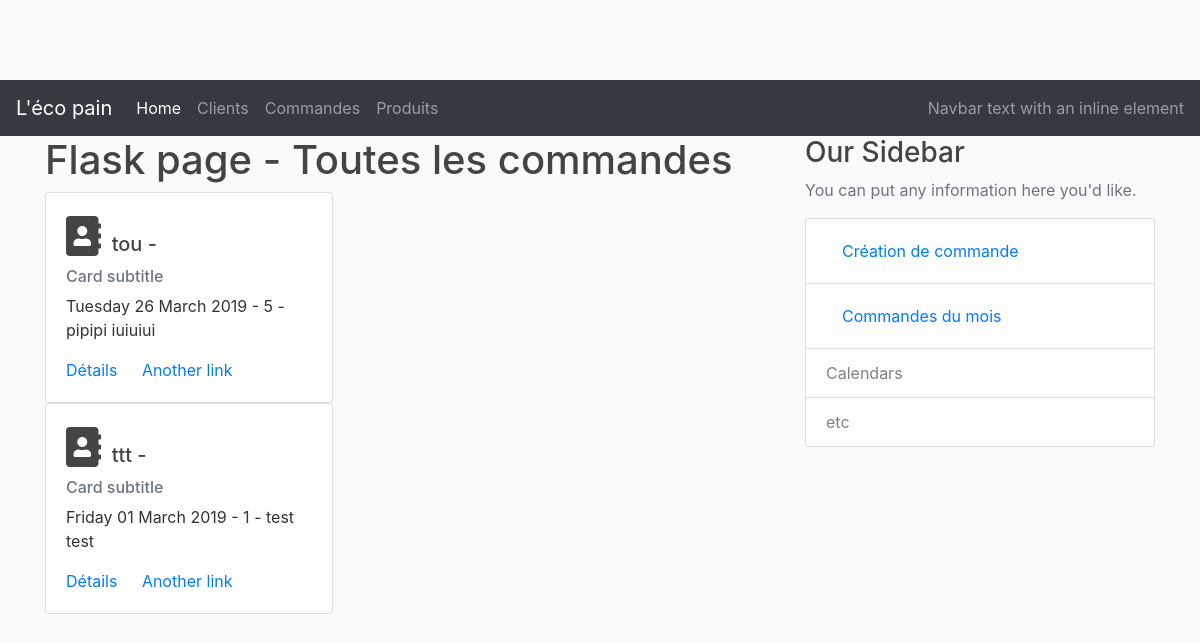
The page /orders on the database as committed earlier.
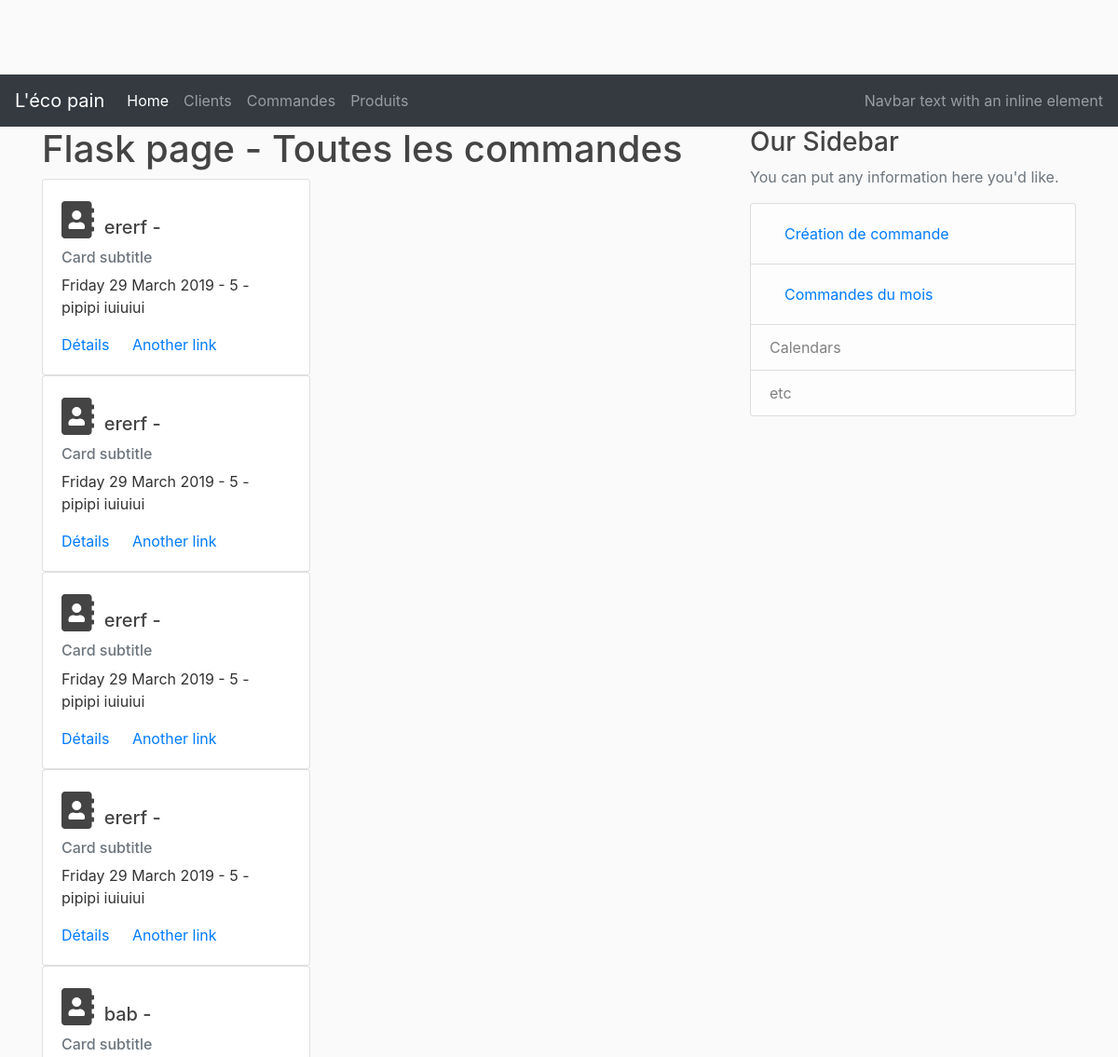
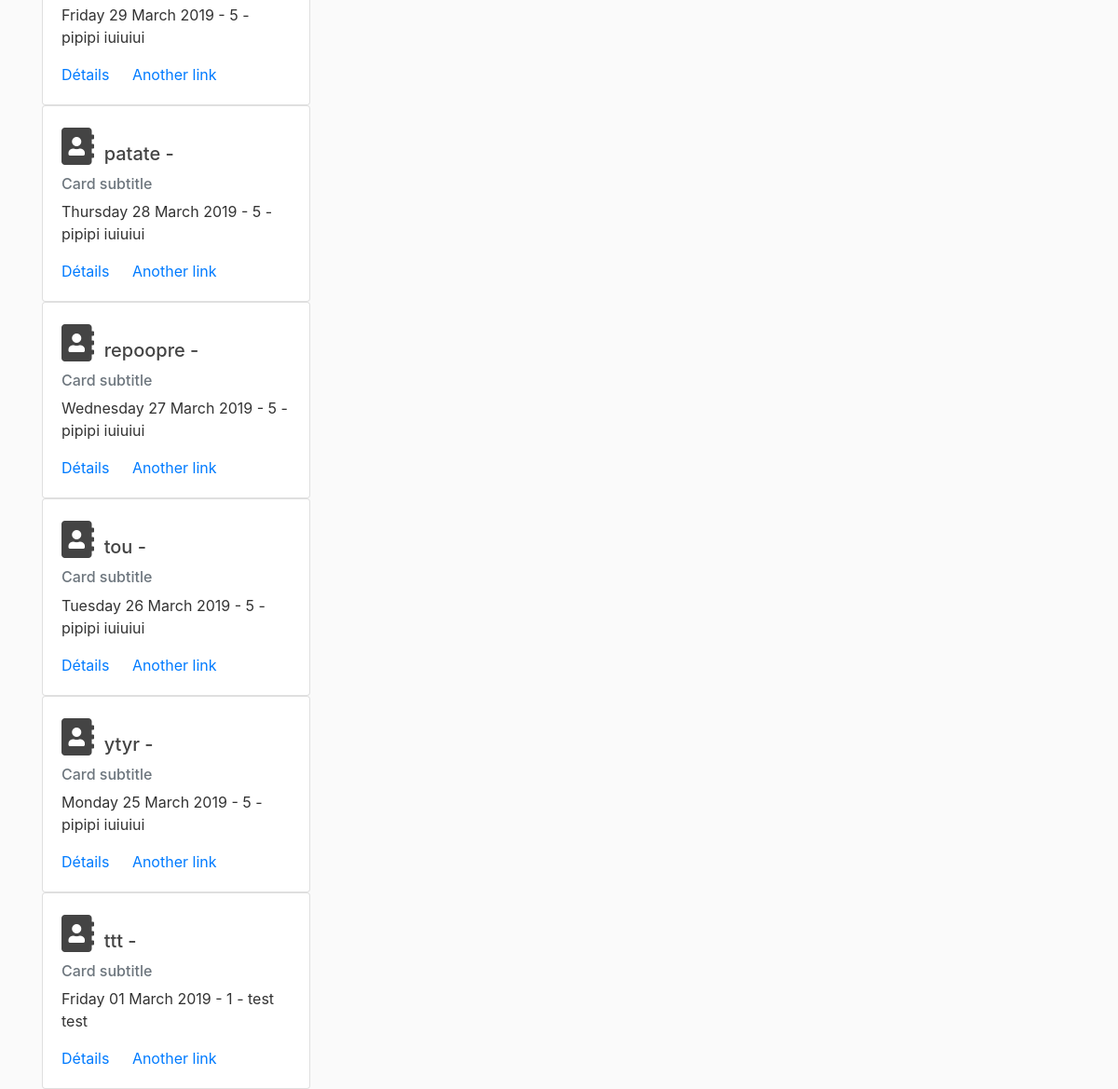
The same page on the database as committed later (2 pictures, top to bottom).
### lecopain/models.py (models this page shows, shortened)
class Order(db.Model):
    __tablename__ = 'orders'
    id = db.Column(db.Integer, primary_key=True)
    title = db.Column(db.String(50), nullable=False)
    order_dt = db.Column(db.DateTime)
    created_at = db.Column(db.DateTime, nullable=False, default=datetime.utcnow)
    customer_id = db.Column(db.Integer, db.ForeignKey('customers.id'), nullable=False)

### lecopain/routes.py (the view)
@app.route("/orders", methods=['GET', 'POST'])
def orders():
    orders = Order.query.order_by(Order.order_dt.desc()).all()
    customerMap = {}
    for order in orders :
        customer = Customer.query.get_or_404(order.customer_id)
        customerMap[customer.id] = str(customer.firstname + " " + customer.lastname)
        print("addd : " + customerMap[customer.id])
    for item in customerMap.items() :
        print (str(item))
    return render_template('/orders/orders.html', orders=orders, customerMap=customerMap, title="Toutes les commandes")

### lecopain/templates/orders/orders.html
{% extends "layout.html" %}
{% block content %}
    {% for order in orders %}
    <div class="card" style="width: 18rem;">
        <div class="card-body">
            <h5 class="card-title">
                    <span style="font-size: 2em;">
                            <i class="fas fa-address-book "></i>
                    </span>
                    {{order.title}} - {{order.status}}</h5>
            <h6 class="card-subtitle mb-2 text-muted">Card subtitle</h6>
            <p class="card-text">{{ order.order_dt.strftime('%A %d %B %Y') }} - {{ order.customer_id }} - {{customerMap[order.customer_id]}}</p>
            <a href="/orders/{{order.id}}" class="card-link">Détails</a>
            <a href="#" class="card-link">Another link</a>
        </div>
    </div>
    {% endfor %}
{% endblock %}
{% block right_menu %}
<div class="content-section">
    <h3>Our Sidebar</h3>
    <p class='text-muted'>You can put any information here you'd like.
        <ul class="list-group">
        <li class="list-group-item list-group-item-light">
                <a class="nav-link" href="/orders/new">Création de commande</a></li>
        <li class="list-group-item list-group-item-light">
                <a class="nav-link" href="/orders/month/0">Commandes du mois</a></li>
        <li class="list-group-item list-group-item-light">Calendars</li>
        <li class="list-group-item list-group-item-light">etc</li>
        </ul>
    </p>
</div>
{% endblock %}

### lecopain/templates/layout.html (shortened to what this page needs)
<!DOCTYPE html>
<html>
    <head>
        <link rel="stylesheet" href="https://stackpath.bootstrapcdn.com/bootstrap/4.2.1/css/bootstrap.min.css" />
        <link rel="stylesheet" type="text/css" href="{{ url_for('static', filename='main.css')}}" />
        <link rel="stylesheet" href="https://use.fontawesome.com/releases/v5.7.1/css/all.css" />
        <link rel="stylesheet" href="https://cdnjs.cloudflare.com/ajax/libs/tempusdominus-bootstrap-4/5.0.0-alpha14/css/tempusdominus-bootstrap-4.min.css" />
    </head>
    <body>
        <nav class="navbar navbar-expand-lg navbar-dark bg-dark">
                <a class="navbar-brand" href="#">L'éco pain</a>
                <div class="collapse navbar-collapse" id="navbarText">
                  <ul class="navbar-nav mr-auto">
                    <li class="nav-item active">
                      <a class="nav-link" href="/">Home <span class="sr-only">(current)</span></a>
                    </li>
                    <li class="nav-item">
                      <a class="nav-link" href="/customers">Clients</a>
                    </li>
                    <li class="nav-item">
                      <a class="nav-link" href="/orders">Commandes</a>
                    </li>
                    <li class="nav-item">
                        <a class="nav-link" href="/products">Produits</a>
                      </li>
                  </ul>
                  <span class="navbar-text">
                    Navbar text with an inline element
                  </span>
                </div>
              </nav>
        <div class="container">
                <div class="row">
                  <div class="col-md-8">
                    {% if title %}
                      <h1>Flask page - {{ title }}</h1>
                    {% endif %}
                    {% block content %}  {% endblock %}
                  </div>
                  <div class="col-md-4">
                      {% block right_menu %} {% endblock %}
                  </div>
                </div>
            </div>
    </body>
</html>

### lecopain/static/main.css (style rules this page uses)
body { background: #fafafa; color: #333333; margin-top: 5rem; }
h1, h2, h3, h4, h5, h6 { color:#444444; }

Rows that differ between the two databases and show on the page:
added Order: title "ererf", order_dt "Friday 29 March 2019", customer_id "5", customerMap "pipipi iuiuiui"
added Order: title "ererf", order_dt "Friday 29 March 2019", customer_id "5", customerMap "pipipi iuiuiui"
added Order: title "ererf", order_dt "Friday 29 March 2019", customer_id "5", customerMap "pipipi iuiuiui"
added Order: title "ererf", order_dt "Friday 29 March 2019", customer_id "5", customerMap "pipipi iuiuiui"
added Order: title "bab", order_dt "Friday 29 March 2019", customer_id "5", customerMap "pipipi iuiuiui"
added Order: title "patate", order_dt "Thursday 28 March 2019", customer_id "5", customerMap "pipipi iuiuiui"
added Order: title "repoopre", order_dt "Wednesday 27 March 2019", customer_id "5", customerMap "pipipi iuiuiui"
added Order: title "ytyr", order_dt "Monday 25 March 2019", customer_id "5", customerMap "pipipi iuiuiui"
